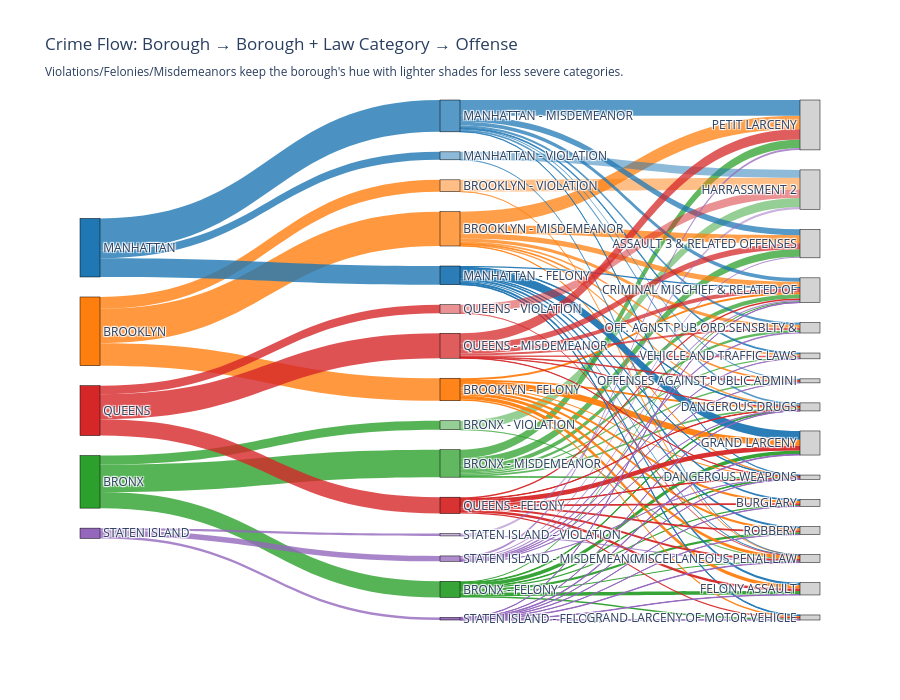

The notebook cell this image was saved under:
### Code cell
# =========================================================
# 1. Prep data
# =========================================================

df = crime.copy()

# Use imputed boroughs and remove UNKNOWN
if 'BORO_NM_IMPUTED' in df.columns:
    df = df[df['BORO_NM_IMPUTED'] != 'UNKNOWN']
else:
    df = df[df['BORO_NM'] != '(null)']
    df = df.rename(columns={'BORO_NM': 'BORO_NM_IMPUTED'})

# Keep needed columns and drop missing
df = df[['BORO_NM_IMPUTED', 'LAW_CAT_CD', 'OFNS_DESC']].dropna()

# Restrict to the top N offenses for readability
TOP_N_OFFENSES = 15
top_offenses = df['OFNS_DESC'].value_counts().head(TOP_N_OFFENSES).index
df = df[df['OFNS_DESC'].isin(top_offenses)]

# Standardize law category order where possible
law_order = ['FELONY', 'MISDEMEANOR', 'VIOLATION']
df = df[df['LAW_CAT_CD'].isin(law_order)]

# =========================================================
# 2. Define nodes: Borough, Borough+Law, Offense
# =========================================================

boroughs = sorted(df['BORO_NM_IMPUTED'].unique())
offenses = list(top_offenses)

# Create middle layer: "BOROUGH - LAW_CAT"
df['BORO_LAW'] = df['BORO_NM_IMPUTED'] + ' - ' + df['LAW_CAT_CD']
boro_law_nodes = sorted(df['BORO_LAW'].unique())

# Node labels in order: boroughs, boro+law, offenses
labels = boroughs + boro_law_nodes + offenses
label_to_idx = {label: i for i, label in enumerate(labels)}

# =========================================================
# 3. Define base borough colors
# =========================================================

borough_colors = {
    'MANHATTAN':      "#1f77b4",  # blue
    'BROOKLYN':       "#ff7f0e",  # orange
    'BRONX':          "#2ca02c",  # green
    'QUEENS':         "#d62728",  # red
    'STATEN ISLAND':  "#9467bd"   # purple
}

# Helper to slightly lighten or desaturate a hex color
def adjust_alpha(hex_color, alpha=0.6):
    # convert "#RRGGBB" to rgba string with given alpha
    hex_color = hex_color.lstrip('#')
    r = int(hex_color[0:2], 16)
    g = int(hex_color[2:4], 16)
    b = int(hex_color[4:6], 16)
    return f'rgba({r},{g},{b},{alpha})'

# =========================================================
# 4. Node colors
#    - Borough nodes: solid borough colors
#    - Borough+Law nodes:
#         FELONY      -> same borough color but strong alpha
#         MISDEMEANOR -> medium alpha
#         VIOLATION   -> light alpha (so still same hue but "lighter")
#    - Offense nodes: neutral light gray
# =========================================================

node_colors = []

for label in labels:
    if label in borough_colors:  # pure borough
        node_colors.append(borough_colors[label])
    elif " - " in label:         # BOROUGH - LAW_CAT
        boro, law = label.split(" - ", 1)
        base = borough_colors.get(boro, "#888888")
        if law == 'FELONY':
            node_colors.append(adjust_alpha(base, 0.95))
        elif law == 'MISDEMEANOR':
            node_colors.append(adjust_alpha(base, 0.75))
        elif law == 'VIOLATION':
            node_colors.append(adjust_alpha(base, 0.5))
        else:
            node_colors.append(adjust_alpha(base, 0.7))
    else:
        # Offense nodes -> neutral gray
        node_colors.append("rgba(200,200,200,0.8)")

# =========================================================
# 5. Build links
# =========================================================

links_source = []
links_target = []
links_value  = []
links_color  = []

# 5a. Borough -> Borough+Law
flow_boro_borolaw = (
    df.groupby(['BORO_NM_IMPUTED', 'BORO_LAW'])
      .size()
      .reset_index(name='count')
)

for _, row in flow_boro_borolaw.iterrows():
    boro = row['BORO_NM_IMPUTED']
    boro_law = row['BORO_LAW']
    cnt = row['count']

    src = label_to_idx[boro]
    tgt = label_to_idx[boro_law]

    links_source.append(src)
    links_target.append(tgt)
    links_value.append(cnt)

    # Link color = solid borough color
    links_color.append(adjust_alpha(borough_colors.get(boro, "#888888"), 0.8))

# 5b. Borough+Law -> Offense
flow_borolaw_off = (
    df.groupby(['BORO_LAW', 'OFNS_DESC'])
      .size()
      .reset_index(name='count')
)

for _, row in flow_borolaw_off.iterrows():
    boro_law = row['BORO_LAW']
    off = row['OFNS_DESC']
    cnt = row['count']

    src = label_to_idx[boro_law]
    tgt = label_to_idx[off]

    links_source.append(src)
    links_target.append(tgt)
    links_value.append(cnt)

    # Link color = same as the BORO+LAW node (so carries borough hue & law intensity)
    src_color = node_colors[src]
    links_color.append(src_color)

# =========================================================
# 6. Build the Sankey figure
# =========================================================

fig = go.Figure(data=[go.Sankey(
    arrangement="snap",
    node=dict(
        pad=20,
        thickness=20,
        line=dict(color="black", width=0.5),
        label=labels,
        color=node_colors
    ),
    link=dict(
        source=links_source,
        target=links_target,
        value=links_value,
        color=links_color
    )
)])

fig.update_layout(
    title_text=(
        "Crime Flow: Borough → Borough + Law Category → Offense<br>"
        "<sub>Violations/Felonies/Misdemeanors keep the borough's hue "
        "with lighter shades for less severe categories.</sub>"
    ),
    font_size=12,
    height=700
)

fig.show()

### Figure 1 — Plotly figure (JSON) as saved in the notebook; plotly's stock layout.template omitted (floating-point values rounded to 4 significant figures)
{"data": [{"arrangement": "snap", "link": {"color": ["rgba(44,160,44,0.8)", "rgba(44,160,44,0.8)", "rgba(44,160,44,0.8)", "rgba(255,127,14,0.8)", "rgba(255,127,14,0.8)", "rgba(255,127,14,0.8)", "rgba(31,119,180,0.8)", "rgba(31,119,180,0.8)", "rgba(31,119,180,0.8)", "rgba(214,39,40,0.8)", "rgba(214,39,40,0.8)", "rgba(214,39,40,0.8)", "rgba(148,103,189,0.8)", "rgba(148,103,189,0.8)", "rgba(148,103,189,0.8)", "rgba(44,160,44,0.95)", "rgba(44,160,44,0.95)", "rgba(44,160,44,0.95)", "rgba(44,160,44,0.95)", "rgba(44,160,44,0.95)", "rgba(44,160,44,0.95)", "rgba(44,160,44,0.95)", "rgba(44,160,44,0.95)", "rgba(44,160,44,0.95)", "rgba(44,160,44,0.75)", "rgba(44,160,44,0.75)", "rgba(44,160,44,0.75)", "rgba(44,160,44,0.75)", "rgba(44,160,44,0.75)", "rgba(44,160,44,0.75)", "rgba(44,160,44,0.75)", "rgba(44,160,44,0.75)", "rgba(44,160,44,0.5)", "rgba(44,160,44,0.5)", "rgba(255,127,14,0.95)", "rgba(255,127,14,0.95)", "rgba(255,127,14,0.95)", "rgba(255,127,14,0.95)", "rgba(255,127,14,0.95)", "rgba(255,127,14,0.95)", "rgba(255,127,14,0.95)", "rgba(255,127,14,0.95)", "rgba(255,127,14,0.95)", "rgba(255,127,14,0.75)", "rgba(255,127,14,0.75)", "rgba(255,127,14,0.75)", "rgba(255,127,14,0.75)", "rgba(255,127,14,0.75)", "rgba(255,127,14,0.75)", "rgba(255,127,14,0.75)", "rgba(255,127,14,0.75)", "rgba(255,127,14,0.5)", "rgba(255,127,14,0.5)", "rgba(31,119,180,0.95)", "rgba(31,119,180,0.95)", "rgba(31,119,180,0.95)", "rgba(31,119,180,0.95)", "rgba(31,119,180,0.95)", "rgba(31,119,180,0.95)", "rgba(31,119,180,0.95)", "rgba(31,119,180,0.95)", "rgba(31,119,180,0.95)", "rgba(31,119,180,0.75)", "rgba(31,119,180,0.75)", "rgba(31,119,180,0.75)", "rgba(31,119,180,0.75)", "rgba(31,119,180,0.75)", "rgba(31,119,180,0.75)", "rgba(31,119,180,0.75)", "rgba(31,119,180,0.75)", "rgba(31,119,180,0.5)", "rgba(31,119,180,0.5)", "rgba(214,39,40,0.95)", "rgba(214,39,40,0.95)", "rgba(214,39,40,0.95)", "rgba(214,39,40,0.95)", "rgba(214,39,40,0.95)", "rgba(214,39,40,0.95)", "rgba(214,39,40,0.95)", "rgba(214,39,40,0.95)", "rgba(214,39,40,0.95)", "rgba(214,39,40,0.75)", "rgba(214,39,40,0.75)", "rgba(214,39,40,0.75)", "rgba(214,39,40,0.75)", "rgba(214,39,40,0.75)", "rgba(214,39,40,0.75)", "rgba(214,39,40,0.75)", "rgba(214,39,40,0.75)", "rgba(214,39,40,0.5)", "rgba(214,39,40,0.5)", "rgba(148,103,189,0.95)", "rgba(148,103,189,0.95)", "rgba(148,103,189,0.95)", "rgba(148,103,189,0.95)", "rgba(148,103,189,0.95)", "rgba(148,103,189,0.95)", "rgba(148,103,189,0.95)", "rgba(148,103,189,0.95)", "rgba(148,103,189,0.95)", "rgba(148,103,189,0.75)", "rgba(148,103,189,0.75)", "rgba(148,103,189,0.75)", "rgba(148,103,189,0.75)", "rgba(148,103,189,0.75)", "rgba(148,103,189,0.75)", "rgba(148,103,189,0.75)", "rgba(148,103,189,0.75)", "rgba(148,103,189,0.5)", "rgba(148,103,189,0.5)"], "source": [0, 0, 0, 1, 1, 1, 2, 2, 2, 3, 3, 3, 4, 4, 4, 5, 5, 5, 5, 5, 5, 5, 5, 5, 6, 6, 6, 6, 6, 6, 6, 6, 7, 7, 8, 8, 8, 8, 8, 8, 8, 8, 8, 9, 9, 9, 9, 9, 9, 9, 9, 10, 10, 11, 11, 11, 11, 11, 11, 11, 11, 11, 12, 12, 12, 12, 12, 12, 12, 12, 13, 13, 14, 14, 14, 14, 14, 14, 14, 14, 14, 15, 15, 15, 15, 15, 15, 15, 15, 16, 16, 17, 17, 17, 17, 17, 17, 17, 17, 17, 18, 18, 18, 18, 18, 18, 18, 18, 19, 19], "target": [5, 6, 7, 8, 9, 10, 11, 12, 13, 14, 15, 16, 17, 18, 19, 30, 23, 28, 33, 25, 24, 32, 29, 27, 22, 23, 28, 33, 26, 34, 20, 31, 21, 29, 30, 23, 28, 33, 25, 24, 32, 29, 27, 22, 23, 28, 33, 26, 34, 20, 31, 21, 29, 30, 23, 28, 33, 25, 24, 32, 29, 27, 22, 23, 28, 33, 26, 34, 20, 31, 21, 29, 30, 23, 28, 33, 25, 24, 32, 29, 27, 22, 23, 28, 33, 26, 34, 20, 31, 21, 29, 30, 23, 28, 33, 25, 24, 32, 29, 27, 22, 23, 28, 33, 26, 34, 20, 31, 21, 29], "value": [299440, 509576, 166564, 418214, 637278, 219970, 347315, 591111, 148255, 304131, 463931, 158257, 47301, 99871, 44222, 25530, 22233, 14195, 10771, 65917, 71213, 25358, 22528, 41695, 137126, 78264, 31770, 9499, 44675, 24604, 157919, 25719, 165757, 807, 41836, 37429, 15390, 18890, 67583, 113752, 26775, 53005, 43554, 149763, 98518, 24650, 6776, 59607, 15147, 249085, 33732, 217885, 2085, 32764, 23693, 11763, 8240, 43440, 162090, 11777, 20486, 33062, 109633, 72069, 31655, 7078, 40773, 19610, 293267, 17026, 146772, 1483, 30315, 31679, 7651, 7909, 46015, 87631, 26548, 36932, 29451, 112313, 71496, 6993, 6564, 36204, 11186, 192254, 26921, 156905, 1352, 3768, 5358, 2129, 1693, 7160, 12457, 2886, 8740, 3110, 21010, 19211, 3631, 926, 11756, 4341, 34024, 4972, 43986, 236]}, "node": {"color": ["#2ca02c", "#ff7f0e", "#1f77b4", "#d62728", "#9467bd", "rgba(44,160,44,0.95)", "rgba(44,160,44,0.75)", "rgba(44,160,44,0.5)", "rgba(255,127,14,0.95)", "rgba(255,127,14,0.75)", "rgba(255,127,14,0.5)", "rgba(31,119,180,0.95)", "rgba(31,119,180,0.75)", "rgba(31,119,180,0.5)", "rgba(214,39,40,0.95)", "rgba(214,39,40,0.75)", "rgba(214,39,40,0.5)", "rgba(148,103,189,0.95)", "rgba(148,103,189,0.75)", "rgba(148,103,189,0.5)", "rgba(200,200,200,0.8)", "rgba(200,200,200,0.8)", "rgba(200,200,200,0.8)", "rgba(200,200,200,0.8)", "rgba(200,200,200,0.8)", "rgba(200,200,200,0.8)", "rgba(200,200,200,0.8)", "rgba(200,200,200,0.8)", "rgba(200,200,200,0.8)", "rgba(200,200,200,0.8)", "rgba(200,200,200,0.8)", "rgba(200,200,200,0.8)", "rgba(200,200,200,0.8)", "rgba(200,200,200,0.8)", "rgba(200,200,200,0.8)"], "label": ["BRONX", "BROOKLYN", "MANHATTAN", "QUEENS", "STATEN ISLAND", "BRONX - FELONY", "BRONX - MISDEMEANOR", "BRONX - VIOLATION", "BROOKLYN - FELONY", "BROOKLYN - MISDEMEANOR", "BROOKLYN - VIOLATION", "MANHATTAN - FELONY", "MANHATTAN - MISDEMEANOR", "MANHATTAN - VIOLATION", "QUEENS - FELONY", "QUEENS - MISDEMEANOR", "QUEENS - VIOLATION", "STATEN ISLAND - FELONY", "STATEN ISLAND - MISDEMEANOR", "STATEN ISLAND - VIOLATION", "PETIT LARCENY", "HARRASSMENT 2", "ASSAULT 3 & RELATED OFFENSES", "CRIMINAL MISCHIEF & RELATED OF", "GRAND LARCENY", "FELONY ASSAULT", "OFF. AGNST PUB ORD SENSBLTY &", "ROBBERY", "DANGEROUS DRUGS", "MISCELLANEOUS PENAL LAW", "BURGLARY", "VEHICLE AND TRAFFIC LAWS", "GRAND LARCENY OF MOTOR VEHICLE", "DANGEROUS WEAPONS", "OFFENSES AGAINST PUBLIC ADMINI"], "line": {"color": "black", "width": 0.5}, "pad": 20, "thickness": 20}, "type": "sankey"}], "layout": {"font": {"size": 12}, "height": 700, "title": {"text": "Crime Flow: Borough → Borough + Law Category → Offense<br><sub>Violations/Felonies/Misdemeanors keep the borough's hue with lighter shades for less severe categories.</sub>"}}}
